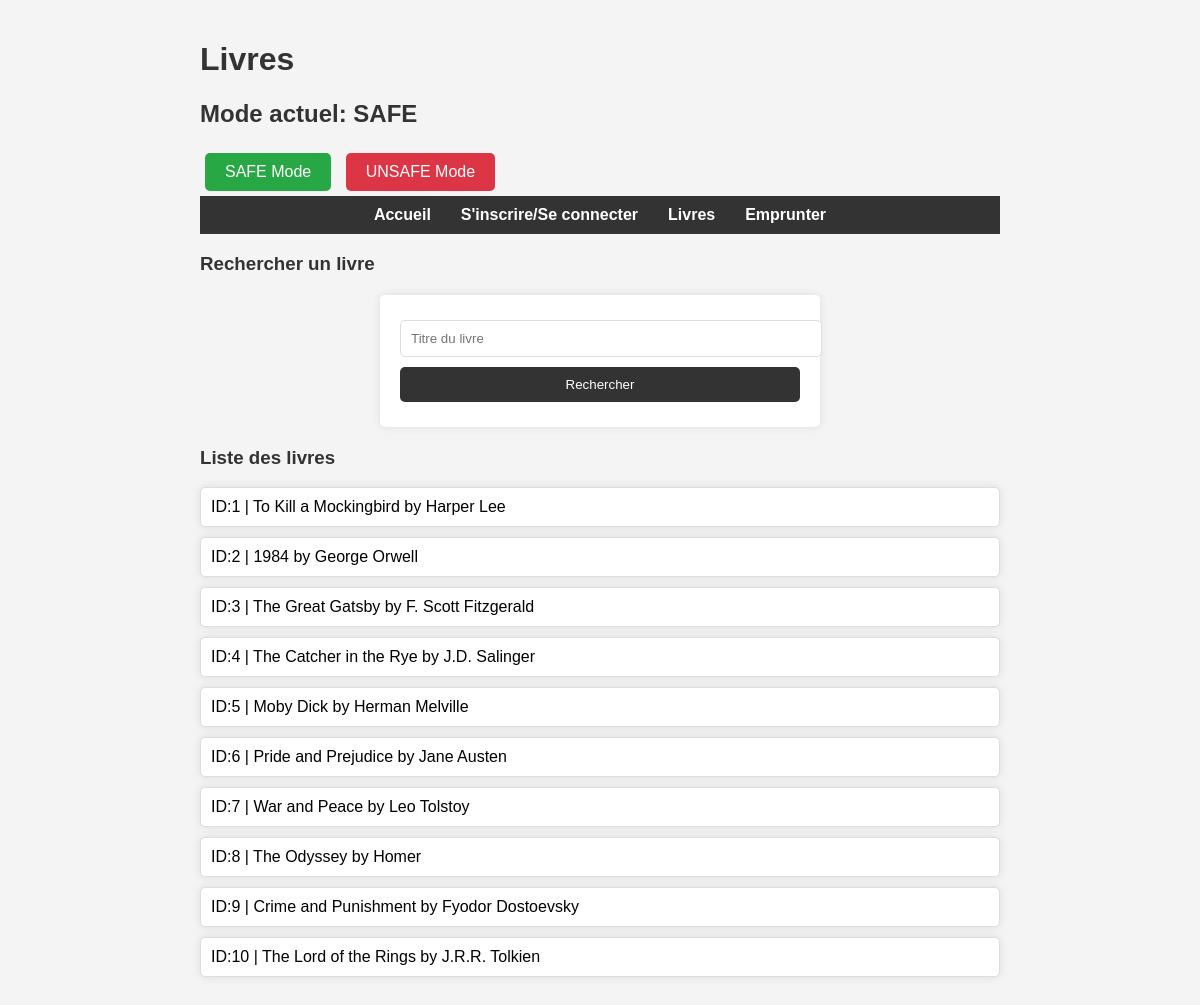
/books, run on the app's committed database.
### app/models.py (models this page shows)
class Book(db.Model):
    id = db.Column(db.Integer, primary_key=True)
    title = db.Column(db.String(150), nullable=False)
    author = db.Column(db.String(150), nullable=False)

### app/routes.py (the view)
@current_app.route('/books', methods=['GET', 'POST'])
def books():
    search_query = request.form.get('search') if request.method == 'POST' else None
    if SAFE_MODE and search_query:
        search_query = escape(search_query)  # Protection XSS
        all_books = Book.query.filter(Book.title.like(f"%{search_query}%")).all()
    elif search_query:
        all_books = db.session.execute(f"SELECT * FROM book WHERE title LIKE '%{search_query}%'").fetchall()
    else:
        all_books = Book.query.all()
    return render_template('books.html', safe_mode=SAFE_MODE, books=all_books)

### app/templates/books.html (shortened to what this page needs)
<!DOCTYPE html>
<html lang="en">
<head>
    <link rel="stylesheet" href="{{ url_for('static', filename='styles.css') }}">
</head>
<body>
    <div class="container">
        <h1>Livres</h1>
        <h2>Mode actuel: {{ 'SAFE' if safe_mode else 'UNSAFE' }}</h2>
        <a href="{{ url_for('set_mode', mode='safe') }}"><button class="safe-mode">SAFE Mode</button></a>
        <a href="{{ url_for('set_mode', mode='unsafe') }}"><button class="unsafe-mode">UNSAFE Mode</button></a>
        <nav>
            <ul>
                <li><a href="{{ url_for('index') }}">Accueil</a></li>
                <li><a href="{{ url_for('register_login') }}">S'inscrire/Se connecter</a></li>
                <li><a href="{{ url_for('books') }}">Livres</a></li>
                <li><a href="{{ url_for('borrow') }}">Emprunter</a></li>
            </ul>
        </nav>
        <h3>Rechercher un livre</h3>
        <form method="post">
            <input type="text" name="search" placeholder="Titre du livre">
            <button type="submit">Rechercher</button>
        </form>
        <h3>Liste des livres</h3>
        <ul id="book-list">
            {% for book in books %}
                <li>ID:{{ book.id }} | {{ book.title }} by {{ book.author }}</li>
            {% endfor %}
        </ul>
    </div>
</body>
</html>

### app/static/styles.css (style rules this page uses)
body { font-family: Arial, sans-serif; background-color: #f4f4f4; margin: 0; padding: 0; }
header, nav, section { margin: 0; padding: 0; }
h1, h2, h3 { color: #333; }
nav { background-color: #333; color: white; padding: 10px 0; }
nav ul { list-style-type: none; padding: 0; margin: 0; display: flex; justify-content: center; }
nav ul li { margin: 0 15px; }
nav ul li a { color: white; text-decoration: none; font-weight: bold; }
form { background: white; padding: 20px; margin: 20px auto; border-radius: 5px; max-width: 400px; box-shadow: 0 0 10px rgba(0, 0, 0, 0.1); }
form input, form button { width: 100%; padding: 10px; margin: 5px 0; border: 1px solid #ddd; border-radius: 5px; }
form button { background-color: #333; color: white; border: none; }
ul#book-list, ul#borrowed-list { list-style-type: none; padding: 0; }
ul#book-list li, ul#borrowed-list li { background: white; margin: 10px 0; padding: 10px; border: 1px solid #ddd; border-radius: 5px; box-shadow: 0 0 10px rgba(0, 0, 0, 0.1); }
a { color: #333; text-decoration: none; }
.container { max-width: 800px; margin: auto; padding: 20px; }
button.safe-mode { background-color: #28a745; color: white; border: none; padding: 10px 20px; font-size: 16px; cursor: pointer; border-radius: 5px; margin: 5px; }
button.unsafe-mode { background-color: #dc3545; color: white; border: none; padding: 10px 20px; font-size: 16px; cursor: pointer; border-radius: 5px; margin: 5px; }

### data on the page
Book: id "1", title "To Kill a Mockingbird", author "Harper Lee"
Book: id "2", title "1984", author "George Orwell"
Book: id "3", title "The Great Gatsby", author "F. Scott Fitzgerald"
Book: id "4", title "The Catcher in the Rye", author "J.D. Salinger"
Book: id "5", title "Moby Dick", author "Herman Melville"
Book: id "6", title "Pride and Prejudice", author "Jane Austen"
Book: id "7", title "War and Peace", author "Leo Tolstoy"
Book: id "8", title "The Odyssey", author "Homer"
Book: id "9", title "Crime and Punishment", author "Fyodor Dostoevsky"
Book: id "10", title "The Lord of the Rings", author "J.R.R. Tolkien"

### other printed values
{{ 'SAFE' if safe_mode else 'UNSAFE' }} "SAFE"
